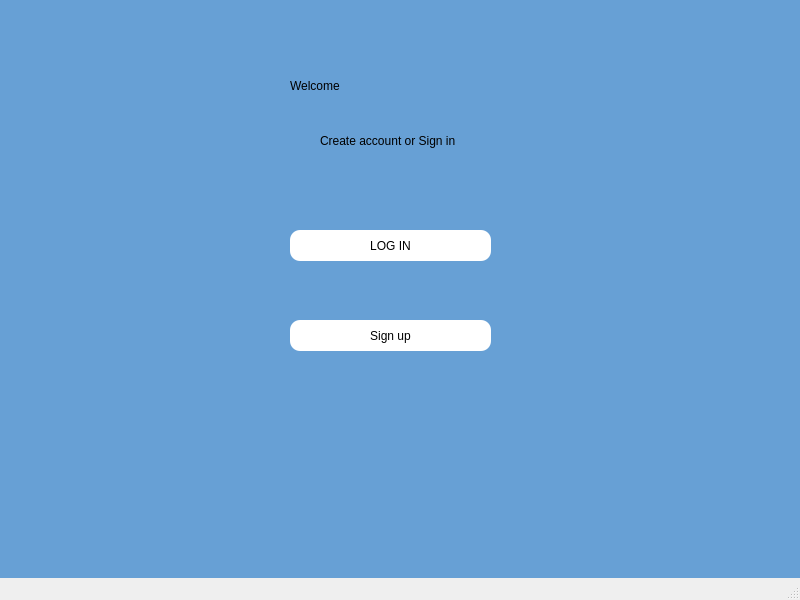
<?xml version="1.0" encoding="UTF-8"?>
<ui version="4.0">
 <class>MainWindow</class>
 <widget class="QMainWindow" name="MainWindow">
  <property name="geometry">
   <rect>
    <x>0</x>
    <y>0</y>
    <width>800</width>
    <height>600</height>
   </rect>
  </property>
  <property name="windowTitle">
   <string>MainWindow</string>
  </property>
  <widget class="QWidget" name="centralwidget">
   <widget class="QWidget" name="navigationBG" native="true">
    <property name="geometry">
     <rect>
      <x>-30</x>
      <y>-30</y>
      <width>921</width>
      <height>751</height>
     </rect>
    </property>
    <property name="styleSheet">
     <string notr="true">background-color: rgb(103, 160, 213);



</string>
    </property>
    <widget class="QLabel" name="label">
     <property name="geometry">
      <rect>
       <x>320</x>
       <y>80</y>
       <width>221</width>
       <height>71</height>
      </rect>
     </property>
     <property name="styleSheet">
      <string notr="true">font: 50pt &quot;Bebas Neue&quot;;

</string>
     </property>
     <property name="text">
      <string>Welcome</string>
     </property>
    </widget>
    <widget class="QLabel" name="label_2">
     <property name="geometry">
      <rect>
       <x>350</x>
       <y>150</y>
       <width>141</width>
       <height>41</height>
      </rect>
     </property>
     <property name="styleSheet">
      <string notr="true">font: 10pt &quot;Times New Roman&quot;;</string>
     </property>
     <property name="text">
      <string>Create account or Sign in</string>
     </property>
    </widget>
    <widget class="QPushButton" name="adminlog">
     <property name="geometry">
      <rect>
       <x>320</x>
       <y>260</y>
       <width>201</width>
       <height>31</height>
      </rect>
     </property>
     <property name="styleSheet">
      <string notr="true">QPushButton{
background-color: white;
text-size: 10px;
border-radius: 10px;
}

QPushButton:hover{
	color:rgb(73, 147, 221);
	background-color: rgb(13, 27, 38);
}</string>
     </property>
     <property name="text">
      <string>LOG IN</string>
     </property>
    </widget>
    <widget class="QPushButton" name="adminsign">
     <property name="geometry">
      <rect>
       <x>320</x>
       <y>350</y>
       <width>201</width>
       <height>31</height>
      </rect>
     </property>
     <property name="styleSheet">
      <string notr="true">QPushButton{
background-color: white;
text-size: 10px;
border-radius: 10px;
}

QPushButton:hover{
	color:rgb(73, 147, 221);
	background-color: rgb(13, 27, 38);
}</string>
     </property>
     <property name="text">
      <string>Sign up</string>
     </property>
    </widget>
   </widget>
  </widget>
  <widget class="QMenuBar" name="menubar">
   <property name="geometry">
    <rect>
     <x>0</x>
     <y>0</y>
     <width>800</width>
     <height>21</height>
    </rect>
   </property>
  </widget>
  <widget class="QStatusBar" name="statusbar"/>
 </widget>
 <resources/>
 <connections/>
</ui>
